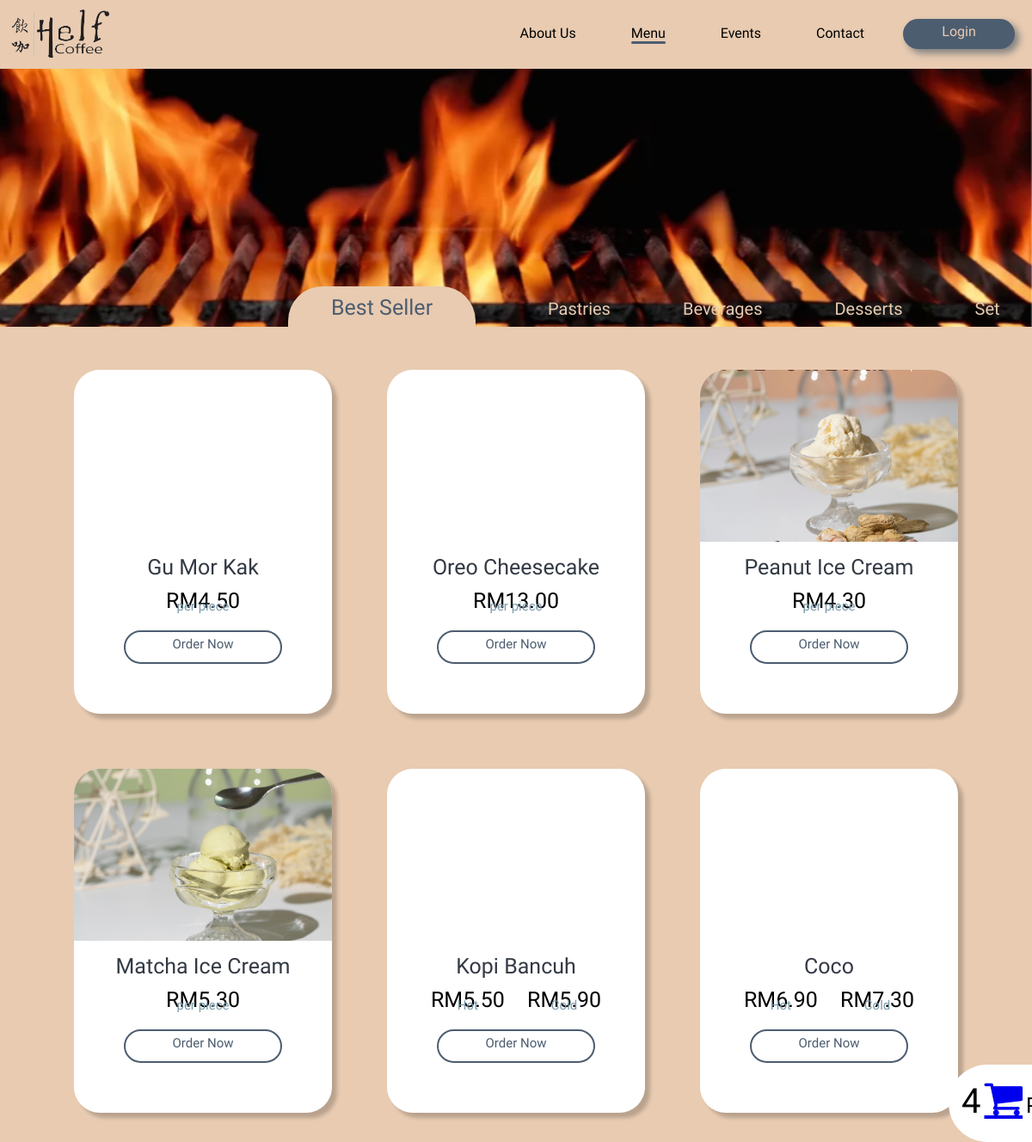
Page /User/menu_best_seller.php on the committed database.
### tables this page shows
CREATE TABLE `product` (
  `product_id` int(11) NOT NULL,
  `product_name` text NOT NULL,
  `price` float NOT NULL,
  `product_type` int(100) NOT NULL,
  `product_desc` text NOT NULL,
  `product_quan` int(100) NOT NULL,
  `product_cal` int(100) NOT NULL,
  `best_seller` tinyint(1) NOT NULL,
  `product_img` varchar(100) NOT NULL,
  `pixel` int(10) NOT NULL
);

### User/menu_best_seller.php (the view, shortened to what this page needs)
<?php
    include 'dbConnection.php';
 ?>
<!DOCTYPE html>
<html lang="en">
<head>
    <link rel="stylesheet" href="css/menu_style.css">
    <link rel="stylesheet" href="https://cdnjs.cloudflare.com/ajax/libs/font-awesome/4.7.0/css/font-awesome.min.css">
</head>
<body>
    <div class="nav_bar">
        <div class="logo">
            <a href="index.php"><img src="images/helf_coffee_logo.png" alt="Helf Coffee Logo" style="width: 130px" href="index.html"></a>
        </div>
        <?php if(!isset($_SESSION['logged_in'])) : ?>
        <a href="user_login.php" class="login">Login</a>
        <?php endif ?>
        <nav class="pages">
            <ul>
                <li><a href="#">About Us</a></li>
                <li><a class="active" href="menu_best_seller.php">Menu</a></li>
                <li><a href="#">Events</a></li>
                <li><a href="#">Contact</a></li>
            </ul>
        </nav>
    </div>
    <div class="menu_bar" id="scroll">
        <img src="images/best_seller_bg.png" alt="Best Seller Bg">
        <ul>
            <li><a class="active2" href="menu_best_seller.php">Best Seller</a></li>
            <li><a class="unactive" href="menu_pastries.php">Pastries</a></li>
            <li><a class="unactive" href="menu_beverages.php">Beverages</a></li>
            <li><a class="unactive" href="menu_desserts.php">Desserts</a></li>
            <li><a class="unactive" href="menu_set.php">Set</a></li>
        </ul>
    </div>
    <div class="item_container">
        <?php
                $sql = $conn->query("SELECT * FROM product WHERE best_seller = 1 AND product_type != 3 ORDER BY product_id");
                $sql2 = $conn->query("SELECT * FROM product WHERE best_seller = 1 AND product_type = 3 ORDER BY product_id");
                ?>
                <?php
                if($sql->num_rows > 0)
                {
                    while($data=$sql->fetch_assoc())
                    {
                ?>
            <div class="item">
            <div class="item_pic">
            <?php
                echo  '<img style="bottom: '.$data['pixel'].'px;" src="'.$data['product_img'].'"/>';
            ?>
            </div>
            <div class="description">
                <div class="item_name"><center><?php echo $data['product_name']?></center></div>
                <div class="price">
                    <center>RM<?php echo number_format($data['price'], 2);?></center>
                    <div class="sub_price"><center>per piece</center></div>
                </div>
                <div class="order_btn" onclick="togglePopup_<?php echo $data['product_id']?>()"><center>Order Now</center></div>
            </div>
        </div>
        <?php
           }
           while($data=$sql2->fetch_assoc())
                    {
                    $cold = 0.40;
                ?>
            <div class="item">
            <div class="item_pic">
            </div>
            <div class="description">
                <div class="item_name"><center><?php echo $data['product_name']?></center></div>
                <div class="price">
                    <div class="price">
                        <center>RM<?php echo number_format($data['price'], 2);?></center>
                        <div class="sub_price"><center>Hot</center></div>
                    </div>
                    <div class="price">
                        <center>RM<?php echo number_format($data['price'] +$cold , 2);?></center>
                        <div class="sub_price"><center>Cold</center></div>
                    </div>
                </div>
                <div class="order_btn" onclick="togglePopup_<?php echo $data['product_id']?>()"><center>Order Now</center></div>
            </div>
        </div>
        <?php
           }
        }
        ?>
    </div>
    <div class="cart-btn" id="cart">
        <?php
            $result = $conn->query("SELECT COUNT(*) FROM `cart_temp`");
            $row = $result->fetch_row();
        ?>
        <span class ="cart-quantity"><?php echo $row[0];?></span>
        <a href ="cart.php"class="fa fa-shopping-cart fa-3x" aria-hidden="true"></a>
        <span id="cart-success" style = "font-size: 25px">Product successfully added to cart</span>
    </div>
</body>
</html>

### User/css/menu_style.css (style rules this page uses)
body { margin: 0; background-color: #E8CBB1; }
.nav_bar { background-color: #E8CBB1; padding: 5px 5px; font-family: 'Marhey', cursive; height: 70px; }
.logo, .pages { display: inline-block; }
.pages { position: relative; float: right; }
.pages ul li { list-style: none; display: inline-block; text-align: center; margin: 0 30px; padding-top: 8px; }
.pages ul li a { position: relative; text-decoration: none; color: black; width: 0; }
.pages ul li a::after { content: ""; display: block; background-color: #4C5D70; height: 3px; width: 0%; border-radius: 20px; position: absolute; left: 50%; }
.pages ul li .active::after { content: ""; display: block; background-color: #4C5D70; height: 3px; width: 100%; border-radius: 20px; position: absolute; left: 0; }
.login { position: relative; float: right; background-color: #4C5D70; color: #E8CBB1; width: 120px; height: 30px; border-radius: 30px; text-align: center; text-decoration: none; margin: 17px 15px; padding: 5px 5px 0; box-shadow: 5px 5px 8px grey; z-index: 1; }
.login::before { content: ""; display: block; position: absolute; top: 0; bottom: 0; right: 0; left: 0; background-color: #E8CBB1; border-radius: 30px; border: 2px solid #4C5D70; z-index: -1; transform: scaleX(0); transition: transform 0.3s ease-in-out; }
.menu_bar img { width: 100%; height: 500px; position: relative; bottom: 200px; z-index: -1; }
.menu_bar ul li { list-style: none; display: inline-block; text-align: center; margin: 0 40px; line-height: 0; position: relative; bottom: 248px; left: 255px; }
.menu_bar ul li a { text-decoration: none; color: #E8CBB1; font-family: 'Marhey', cursive; font-size: 20px; }
.menu_bar ul li .active2 { font-size: 25px; background-color: #E8CBB1; color: #4C5D70; padding: 10px 50px; border-radius: 40px 40px 0 0; }
.item_container { width: 100%; margin: auto; text-align: center; position: absolute; top: 400px; }
.item { display: inline-block; width: 300px; height: 400px; border-radius: 30px; overflow: hidden; background-color: white; box-shadow: 6px 6px 4px rgba(0, 0, 0, 0.2); margin: 30px 30px; font-family: 'Marhey', cursive; font-size: 25px; }
.item_pic { width: 300px; height: 200px; overflow: hidden; }
.item img { width: 300px; position: relative; }
.description { width: 300px; height: 200px; margin-top: 15px; }
.item_name { margin: 5px 0 10px; color: #333A44; }
.price { display: inline-block; margin: 0 10px; }
.sub_price { font-size: 15px; position: relative; bottom: 17px; color: #7C9CAB; }
.order_btn { position: relative; background-color: white; color: #4C5D70; border: 2px solid #4C5D70; width: 180px; height: 30px; border-radius: 30px; font-size: 15px; margin: auto; padding-top: 5px; z-index: 1; }
.order_btn::before { content: ""; display: block; width: 180px; height: 35px; position: absolute; bottom: -1px; left: -1px; background-color: #4C5D70; border-radius: 30px; border: 2px solid #4C5D70; transition: transform 0.3s ease-in-out; transform: scaleX(0); z-index: -1; }
.cart-btn { position: fixed; right: 0px; bottom: 0px; width: 530px; height: 60px; background-color:rgb(255, 255, 255); padding: 15px; border-bottom-left-radius: 50px; border-top-left-radius: 50px; right: -463px; }
span { font-family: 'Marhey', cursive; font-size: 40px; }

### rows in the picture
product: product_name "Gu Mor Kak", price "4.50"
product: product_name "Oreo Cheesecake", price "13.00"
product: product_img (picture), product_name "Peanut Ice Cream", price "4.30"
product: product_img (picture), product_name "Matcha Ice Cream", price "5.30"
product: product_name "Kopi Bancuh", price "5.50", $data['price'] +$cold "5.90"
product: product_name "Coco", price "6.90", $data['price'] +$cold "7.30"

### other values in the picture
$row[0] "4"
